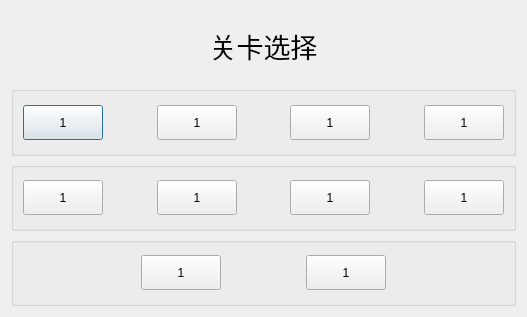
<?xml version="1.0" encoding="UTF-8"?>
<ui version="4.0">
 <class>Dialogmenu</class>
 <widget class="QDialog" name="Dialogmenu">
  <property name="geometry">
   <rect>
    <x>0</x>
    <y>0</y>
    <width>527</width>
    <height>317</height>
   </rect>
  </property>
  <property name="windowTitle">
   <string>Dialog</string>
  </property>
  <layout class="QVBoxLayout" name="verticalLayout">
   <item>
    <widget class="QLabel" name="label">
     <property name="font">
      <font>
       <family>思源黑体 CN Medium</family>
       <pointsize>20</pointsize>
       <kerning>true</kerning>
       <fontweight>ExtraBold</fontweight>
      </font>
     </property>
     <property name="text">
      <string>关卡选择</string>
     </property>
     <property name="alignment">
      <set>Qt::AlignCenter</set>
     </property>
    </widget>
   </item>
   <item>
    <widget class="QGroupBox" name="groupBox_4">
     <property name="title">
      <string/>
     </property>
     <property name="flat">
      <bool>true</bool>
     </property>
     <layout class="QGridLayout" name="gridLayout_2">
      <item row="0" column="0">
       <widget class="QPushButton" name="pushButton_25">
        <property name="minimumSize">
         <size>
          <width>40</width>
          <height>35</height>
         </size>
        </property>
        <property name="text">
         <string>1</string>
        </property>
       </widget>
      </item>
      <item row="0" column="4">
       <widget class="QPushButton" name="pushButton_27">
        <property name="minimumSize">
         <size>
          <width>40</width>
          <height>35</height>
         </size>
        </property>
        <property name="text">
         <string>1</string>
        </property>
       </widget>
      </item>
      <item row="0" column="5">
       <spacer name="horizontalSpacer_9">
        <property name="orientation">
         <enum>Qt::Horizontal</enum>
        </property>
        <property name="sizeHint" stdset="0">
         <size>
          <width>48</width>
          <height>20</height>
         </size>
        </property>
       </spacer>
      </item>
      <item row="0" column="2">
       <widget class="QPushButton" name="pushButton_26">
        <property name="minimumSize">
         <size>
          <width>40</width>
          <height>35</height>
         </size>
        </property>
        <property name="text">
         <string>1</string>
        </property>
       </widget>
      </item>
      <item row="0" column="6">
       <widget class="QPushButton" name="pushButton_28">
        <property name="minimumSize">
         <size>
          <width>40</width>
          <height>35</height>
         </size>
        </property>
        <property name="text">
         <string>1</string>
        </property>
       </widget>
      </item>
      <item row="0" column="3">
       <spacer name="horizontalSpacer_8">
        <property name="orientation">
         <enum>Qt::Horizontal</enum>
        </property>
        <property name="sizeHint" stdset="0">
         <size>
          <width>48</width>
          <height>20</height>
         </size>
        </property>
       </spacer>
      </item>
      <item row="0" column="1">
       <spacer name="horizontalSpacer_7">
        <property name="orientation">
         <enum>Qt::Horizontal</enum>
        </property>
        <property name="sizeHint" stdset="0">
         <size>
          <width>48</width>
          <height>20</height>
         </size>
        </property>
       </spacer>
      </item>
     </layout>
    </widget>
   </item>
   <item>
    <widget class="QGroupBox" name="groupBox_2">
     <property name="title">
      <string/>
     </property>
     <property name="flat">
      <bool>true</bool>
     </property>
     <layout class="QGridLayout" name="gridLayout">
      <item row="0" column="0">
       <widget class="QPushButton" name="pushButton_13">
        <property name="minimumSize">
         <size>
          <width>40</width>
          <height>35</height>
         </size>
        </property>
        <property name="text">
         <string>1</string>
        </property>
       </widget>
      </item>
      <item row="0" column="1">
       <spacer name="horizontalSpacer_6">
        <property name="orientation">
         <enum>Qt::Horizontal</enum>
        </property>
        <property name="sizeHint" stdset="0">
         <size>
          <width>48</width>
          <height>20</height>
         </size>
        </property>
       </spacer>
      </item>
      <item row="0" column="2">
       <widget class="QPushButton" name="pushButton_14">
        <property name="minimumSize">
         <size>
          <width>40</width>
          <height>35</height>
         </size>
        </property>
        <property name="text">
         <string>1</string>
        </property>
       </widget>
      </item>
      <item row="0" column="3">
       <spacer name="horizontalSpacer_5">
        <property name="orientation">
         <enum>Qt::Horizontal</enum>
        </property>
        <property name="sizeHint" stdset="0">
         <size>
          <width>48</width>
          <height>20</height>
         </size>
        </property>
       </spacer>
      </item>
      <item row="0" column="4">
       <widget class="QPushButton" name="pushButton_12">
        <property name="minimumSize">
         <size>
          <width>40</width>
          <height>35</height>
         </size>
        </property>
        <property name="text">
         <string>1</string>
        </property>
       </widget>
      </item>
      <item row="0" column="5">
       <spacer name="horizontalSpacer_4">
        <property name="orientation">
         <enum>Qt::Horizontal</enum>
        </property>
        <property name="sizeHint" stdset="0">
         <size>
          <width>48</width>
          <height>20</height>
         </size>
        </property>
       </spacer>
      </item>
      <item row="0" column="6">
       <widget class="QPushButton" name="pushButton_11">
        <property name="minimumSize">
         <size>
          <width>40</width>
          <height>35</height>
         </size>
        </property>
        <property name="text">
         <string>1</string>
        </property>
       </widget>
      </item>
     </layout>
    </widget>
   </item>
   <item>
    <widget class="QGroupBox" name="groupBox_3">
     <property name="autoFillBackground">
      <bool>false</bool>
     </property>
     <property name="title">
      <string/>
     </property>
     <property name="flat">
      <bool>true</bool>
     </property>
     <layout class="QHBoxLayout" name="horizontalLayout_2">
      <item>
       <spacer name="horizontalSpacer_2">
        <property name="orientation">
         <enum>Qt::Horizontal</enum>
        </property>
        <property name="sizeHint" stdset="0">
         <size>
          <width>118</width>
          <height>20</height>
         </size>
        </property>
       </spacer>
      </item>
      <item>
       <widget class="QPushButton" name="pushButton_23">
        <property name="minimumSize">
         <size>
          <width>40</width>
          <height>35</height>
         </size>
        </property>
        <property name="text">
         <string>1</string>
        </property>
       </widget>
      </item>
      <item>
       <spacer name="horizontalSpacer">
        <property name="orientation">
         <enum>Qt::Horizontal</enum>
        </property>
        <property name="sizeHint" stdset="0">
         <size>
          <width>76</width>
          <height>20</height>
         </size>
        </property>
       </spacer>
      </item>
      <item>
       <widget class="QPushButton" name="pushButton_24">
        <property name="minimumSize">
         <size>
          <width>40</width>
          <height>35</height>
         </size>
        </property>
        <property name="text">
         <string>1</string>
        </property>
       </widget>
      </item>
      <item>
       <spacer name="horizontalSpacer_3">
        <property name="orientation">
         <enum>Qt::Horizontal</enum>
        </property>
        <property name="sizeHint" stdset="0">
         <size>
          <width>118</width>
          <height>20</height>
         </size>
        </property>
       </spacer>
      </item>
     </layout>
    </widget>
   </item>
  </layout>
 </widget>
 <resources/>
 <connections/>
</ui>
